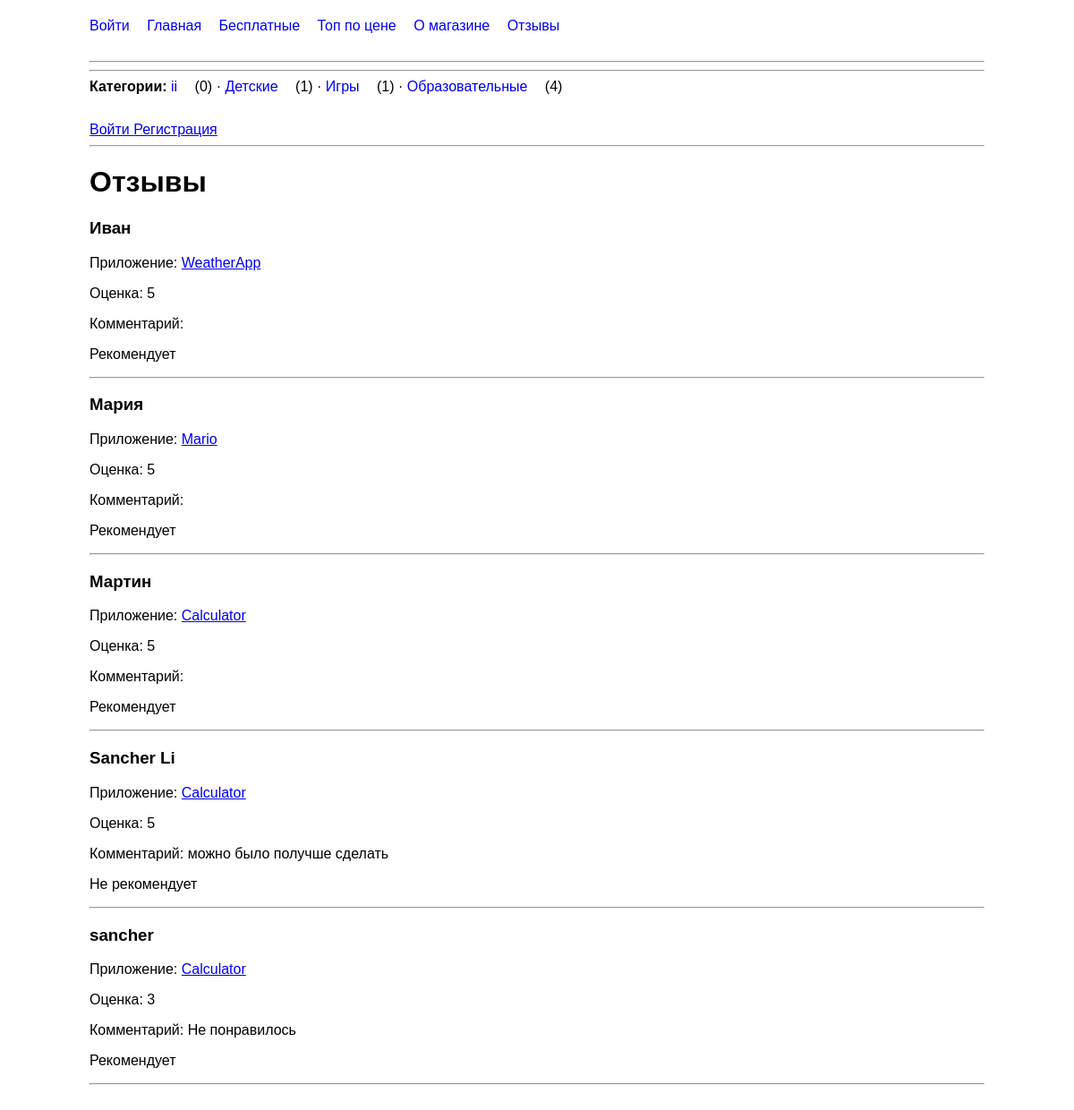
The app's page /reviews/ with its own data.
### mainapp/models.py (models this page shows, shortened)
class Category(models.Model):
    name = models.CharField(max_length=50)

class Review(models.Model):
    name = models.CharField(max_length=100)
    app = models.ForeignKey(App, on_delete=models.CASCADE)
    rating = models.PositiveIntegerField()
    comment = models.TextField()
    text = models.TextField()
    recommended = models.BooleanField(default=True)
    created_at = models.DateTimeField(auto_now_add=True)

class App(models.Model):
    name = models.CharField(max_length=200)
    description = models.TextField(blank=True)
    price = models.DecimalField(max_digits=10, decimal_places=2, default=0)
    created_at = models.DateTimeField(auto_now_add=True)
    downloads = models.PositiveIntegerField(default=0)
    category = models.ForeignKey(
        Category,
        on_delete=models.CASCADE,
        null=True,
        blank=True,
        related_name='apps',
    )
    icon = models.ImageField(
        upload_to='icons/',
        blank=True,
    )
    author = models.ForeignKey(
        User,
        on_delete=models.SET_NULL,
        null=True,
        blank=True,
        related_name='apps',
    )
    favorited_by = models.ManyToManyField(
        User,
        related_name='favorite_apps',
        blank=True,
    )

### mainapp/views.py (the view)
# urls.py: path('reviews/', views.reviews, name='reviews'),
def reviews(request):
    reviews = Review.objects.all()
    return render(request, 'mainapp/reviews.html', {
        'reviews': reviews
    })

### mainapp/context_processors.py (called while the page is built)
def store_menu(request):
    nav_categories = (
        Category.objects
        .annotate(apps_count=Count('apps'))
        .order_by('name')
    )
    return {
        'nav_categories': nav_categories,
    }

### mainapp/templates/mainapp/reviews.html (shortened to what this page needs)
{% extends 'mainapp/base.html' %}
{% block content %}
<h1>Отзывы</h1>
{% for review in reviews %}
    <div>
        <h3>{{ review.name }}</h3>
        <p>
            Приложение:
            <a href="{% url 'mainapp:app_detail' review.app.id review.app.name %}">
            {{ review.app.name }}
            </a>
        </p>
        <p>Оценка: {{ review.rating }}</p>
        <p>Комментарий: {{ review.comment }}</p>
        {% if review.recommended %}
            <p>Рекомендует</p>
        {% else %}
            <p>Не рекомендует</p>
        {% endif %}
    </div>
    <hr>
{% empty %}
    <p>Отзывов пока нет.</p>
{% endfor %}
{% endblock %}

### mainapp/templates/mainapp/base.html (shortened to what this page needs)
{% load static %}
<!DOCTYPE html>
<html lang="ru">
<head>
    <link rel="stylesheet" href="{% static 'mainapp/style.css' %}">
</head>
<nav>
    <a href="{% url 'mainapp:login' %}">Войти</a>
    <a href="{% url 'mainapp:home' %}">Главная</a>
    <a href="{% url 'mainapp:free' %}">Бесплатные</a>
    <a href="{% url 'mainapp:top' %}">Топ по цене</a>
    <a href="{% url 'mainapp:about' %}">О магазине</a>
    <a href="{% url 'mainapp:reviews' %}">Отзывы</a>
</nav>
<hr>
<hr>
<nav>
    <strong>Категории:</strong>
    {% for category in nav_categories %}
        <a href="{% url 'mainapp:category_detail' category.id category.name %}">
            {{ category.name }}
        </a>
        ({{ category.apps_count }})
        {% if not forloop.last %}
            ·
        {% endif %}
    {% empty %}
        Категорий пока нет.
    {% endfor %}
</nav>
{% if request.user.is_authenticated %}
    <span>{{ request.user.username }}</span>
    <a href="{% url 'mainapp:my_apps' %}">
        Мои приложения
    </a>
    <a href="{% url 'mainapp:favorites' %}">
        Избранное ({{ request.user.favorite_apps.count }})
    </a>
    <form method="post"
          action="{% url 'mainapp:logout' %}"
          style="display:inline;">
        {% csrf_token %}
        <button type="submit">Выйти</button>
    </form>
{% else %}
    <a href="{% url 'mainapp:login' %}">
        Войти
    </a>
    <a href="{% url 'mainapp:register' %}">
        Регистрация
    </a>
{% endif %}
<hr>
{% block content %}
{% endblock %}
</body>
</html>

### mainapp/static/mainapp/style.css (style rules this page uses)
nav { margin-bottom: 30px; }
nav a { margin-right: 15px; text-decoration: none; }

### records on screen
Category: name "ii", apps_count "0"
Category: name "Детские", apps_count "1"
Category: name "Игры", apps_count "1"
Category: name "Образовательные", apps_count "4"
Review: name "Иван", app.name "WeatherApp", rating "5", recommended "Рекомендует"
Review: name "Мария", app.name "Mario", rating "5", recommended "Рекомендует"
Review: name "Мартин", app.name "Calculator", rating "5", recommended "Рекомендует"
Review: name "Sancher Li", app.name "Calculator", rating "5", comment "можно было получше сделать", recommended "Не рекомендует"
Review: name "sancher", app.name "Calculator", rating "3", comment "Не понравилось", recommended "Рекомендует"
